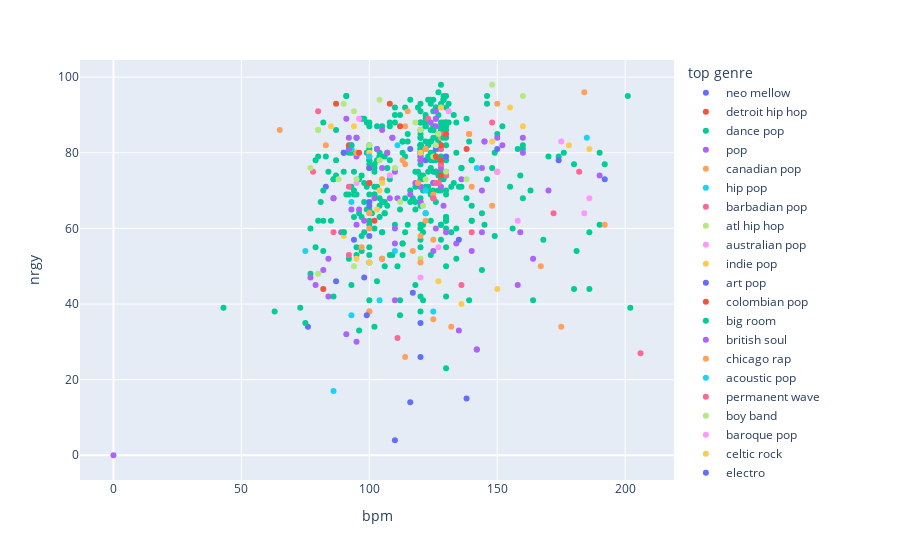

This figure's notebook cell:
### Code cell
fig = px.scatter(df, x='bpm', y='nrgy',color='top genre', hover_name='artist',hover_data=['title'])
fig.show()

### Figure 1 — Plotly figure (JSON) as saved in the notebook; plotly's stock layout.template omitted (floating-point values rounded to 4 significant figures; data arrays with more than 128 entries replaced by an {"elided": "..."} marker saying what was removed)
{"data": [{"customdata": [["Hey, Soul Sister"], ["All of Me"], ["Wings"], ["Say Something"], ["Not About Angels"], ["Tee Shirt - Soundtrack Version"], ["Words as Weapons"], ["Keeping Your Head Up"], ["Start"]], "hovertemplate": "<b>%{hovertext}</b><br><br>top genre=neo mellow<br>bpm=%{x}<br>nrgy=%{y}<br>title=%{customdata[0]}<extra></extra>", "hovertext": ["Train", "John Legend", "Birdy", "A Great Big World", "Birdy", "Birdy", "Birdy", "Birdy", "John Legend"], "legendgroup": "neo mellow", "marker": {"color": "#636efa", "symbol": "circle"}, "mode": "markers", "name": "neo mellow", "orientation": "v", "showlegend": true, "type": "scatter", "x": [97, 120, 83, 138, 116, 76, 120, 122, 110], "xaxis": "x", "y": [89, 26, 71, 15, 14, 34, 35, 78, 4], "yaxis": "y"}, {"customdata": [["Love The Way You Lie"], ["Walk On Water (feat. Beyonc�)"]], "hovertemplate": "<b>%{hovertext}</b><br><br>top genre=detroit hip hop<br>bpm=%{x}<br>nrgy=%{y}<br>title=%{customdata[0]}<extra></extra>", "hovertext": ["Eminem", "Eminem"], "legendgroup": "detroit hip hop", "marker": {"color": "#EF553B", "symbol": "circle"}, "mode": "markers", "name": "detroit hip hop", "orientation": "v", "showlegend": true, "type": "scatter", "x": [87, 82], "xaxis": "x", "y": [93, 44], "yaxis": "y"}, {"customdata": {"elided": "327x1 str values"}, "hovertemplate": "<b>%{hovertext}</b><br><br>top genre=dance pop<br>bpm=%{x}<br>nrgy=%{y}<br>title=%{customdata[0]}<extra></extra>", "hovertext": {"elided": "327 str values"}, "legendgroup": "dance pop", "marker": {"color": "#00cc96", "symbol": "circle"}, "mode": "markers", "name": "dance pop", "orientation": "v", "showlegend": true, "type": "scatter", "x": {"elided": "327 int values"}, "xaxis": "x", "y": {"elided": "327 int values"}, "yaxis": "y"}, {"customdata": [["Just the Way You Are"], ["Marry You"], ["Misery"], ["Just the Way You Are"], ["Moves Like Jagger - Studio Recording From The Voice Performance"], ["Grenade"], ["Marry You"], ["Locked Out of Heaven"], ["Payphone"], ["I Knew You Were Trouble."], ["We Are Never Ever Getting Back Together"], ["One More Night"], ["Good Time"], ["It Will Rain"], ["Impossible"], ["We Are Never Ever Getting Back Together"], ["Beneath Your Beautiful"], ["Daylight"], ["Love Somebody"], ["Stay With Me"], ["Rude"], ["Shake It Off"], ["Maps"], ["Treasure"], ["Love Me Again"], ["Love Never Felt So Good"], ["Gorilla"], ["Young Girls"], ["Thinking out Loud"], ["I'm Not The Only One"], ["Sugar"], ["Animals"], ["Don't"], ["Sing"], ["Sugar"], ["Bloodstream"], ["Out Of The Woods"], ["Shape of You"], ["That's What I Like"], ["Cold (feat. Future)"], ["Bodak Yellow"], ["24K Magic"], ["I Like It"], ["What Lovers Do (feat. SZA)"], ["Finesse - Remix; feat. Cardi B"], ["Perfect Duet (Ed Sheeran & Beyonc�)"], ["Look What You Made Me Do"], ["End Game"], ["Wait"], ["...Ready For It? - BloodPop� Remix"], ["Drip (feat. Migos)"], ["Memories"], ["Someone You Loved"], ["How Do You Sleep?"], ["South of the Border (feat. Camila Cabello & Cardi B)"], ["Beautiful People (feat. Khalid)"], ["I Don't Care (with Justin Bieber)"], ["Girls Like You (feat. Cardi B)"], ["Antisocial (with Travis Scott)"], ["Cross Me (feat. Chance the Rapper & PnB Rock)"]], "hovertemplate": "<b>%{hovertext}</b><br><br>top genre=pop<br>bpm=%{x}<br>nrgy=%{y}<br>title=%{customdata[0]}<extra></extra>", "hovertext": ["Bruno Mars", "Bruno Mars", "Maroon 5", "Bruno Mars", "Maroon 5", "Bruno Mars", "Bruno Mars", "Bruno Mars", "Maroon 5", "Taylor Swift", "Taylor Swift", "Maroon 5", "Owl City", "Bruno Mars", "James Arthur", "Taylor Swift", "Labrinth", "Maroon 5", "Maroon 5", "Sam Smith", "MAGIC!", "Taylor Swift", "Maroon 5", "Bruno Mars", "John Newman", "Michael Jackson", "Bruno Mars", "Bruno Mars", "Ed Sheeran", "Sam Smith", "Maroon 5", "Maroon 5", "Ed Sheeran", "Ed Sheeran", "Maroon 5", "Ed Sheeran", "Taylor Swift", "Ed Sheeran", "Bruno Mars", "Maroon 5", "Cardi B", "Bruno Mars", "Cardi B", "Maroon 5", "Bruno Mars", "Ed Sheeran", "Taylor Swift", "Taylor Swift", "Maroon 5", "Taylor Swift", "Cardi B", "Maroon 5", "Lewis Capaldi", "Sam Smith", "Ed Sheeran", "Ed Sheeran", "Ed Sheeran", "Maroon 5", "Ed Sheeran", "Ed Sheeran"], "legendgroup": "pop", "marker": {"color": "#ab63fa", "symbol": "circle"}, "mode": "markers", "name": "pop", "orientation": "v", "showlegend": true, "type": "scatter", "x": [109, 145, 103, 109, 128, 110, 145, 144, 110, 77, 86, 93, 126, 150, 170, 86, 84, 120, 120, 84, 144, 160, 120, 116, 126, 118, 140, 126, 79, 82, 120, 190, 95, 120, 120, 89, 92, 96, 134, 100, 125, 107, 136, 110, 105, 95, 128, 159, 126, 160, 130, 91, 110, 111, 98, 93, 102, 125, 152, 95], "xaxis": "x", "y": [84, 83, 81, 84, 76, 56, 83, 70, 75, 47, 68, 82, 87, 84, 70, 68, 52, 67, 78, 42, 76, 80, 71, 69, 89, 72, 54, 75, 45, 49, 79, 74, 61, 67, 79, 59, 84, 65, 56, 72, 72, 80, 73, 60, 86, 30, 71, 59, 60, 84, 59, 32, 41, 68, 62, 65, 68, 54, 82, 79], "yaxis": "y"}, {"customdata": [["Baby"], ["What the Hell"], ["Call Me Maybe"], ["Beauty And A Beat"], ["Boyfriend"], ["Rock N Roll"], ["Heartbreaker"], ["Love Yourself"], ["Sorry"], ["What Do You Mean?"], ["Stitches"], ["Company"], ["I'll Show You"], ["The Feeling"], ["I Really Like You"], ["What Do You Mean? - Acoustic"], ["Mark My Words"], ["Been You"], ["Love Yourself"], ["Stitches"], ["Company"], ["Don't Be A Fool"], ["Run Away With Me"], ["I Know What You Did Last Summer"], ["Higher"], ["Treat You Better"], ["Mercy"], ["Cut To The Feeling"], ["There's Nothing Holdin' Me Back"], ["In My Blood"], ["Friends (with BloodPop�)"], ["Youth (feat. Khalid)"], ["Nervous"], ["Se�orita"]], "hovertemplate": "<b>%{hovertext}</b><br><br>top genre=canadian pop<br>bpm=%{x}<br>nrgy=%{y}<br>title=%{customdata[0]}<extra></extra>", "hovertext": ["Justin Bieber", "Avril Lavigne", "Carly Rae Jepsen", "Justin Bieber", "Justin Bieber", "Avril Lavigne", "Justin Bieber", "Justin Bieber", "Justin Bieber", "Justin Bieber", "Shawn Mendes", "Justin Bieber", "Justin Bieber", "Justin Bieber", "Carly Rae Jepsen", "Justin Bieber", "Justin Bieber", "Justin Bieber", "Justin Bieber", "Shawn Mendes", "Justin Bieber", "Shawn Mendes", "Carly Rae Jepsen", "Shawn Mendes", "Carly Rae Jepsen", "Shawn Mendes", "Shawn Mendes", "Carly Rae Jepsen", "Shawn Mendes", "Shawn Mendes", "Justin Bieber", "Shawn Mendes", "Shawn Mendes", "Shawn Mendes"], "legendgroup": "canadian pop", "marker": {"color": "#FFA15A", "symbol": "circle"}, "mode": "markers", "name": "canadian pop", "orientation": "v", "showlegend": true, "type": "scatter", "x": [65, 150, 120, 128, 97, 184, 105, 100, 100, 125, 150, 95, 192, 127, 122, 125, 114, 113, 100, 150, 95, 175, 119, 114, 114, 83, 148, 115, 122, 140, 105, 100, 122, 117], "xaxis": "x", "y": [86, 93, 58, 84, 55, 96, 52, 38, 76, 57, 75, 80, 61, 81, 81, 36, 26, 78, 38, 75, 80, 34, 72, 77, 87, 82, 66, 91, 81, 71, 73, 60, 62, 54], "yaxis": "y"}, {"customdata": [["Empire State of Mind (Part II) Broken Down"], ["Try Sleeping with a Broken Heart"], ["Doesn't Mean Anything"], ["Girl On Fire (feat. Nicki Minaj) - Inferno Version"], ["It's On Again - Main Soundtrack"], ["We Are Here"]], "hovertemplate": "<b>%{hovertext}</b><br><br>top genre=hip pop<br>bpm=%{x}<br>nrgy=%{y}<br>title=%{customdata[0]}<extra></extra>", "hovertext": ["Alicia Keys", "Alicia Keys", "Alicia Keys", "Alicia Keys", "Alicia Keys", "Alicia Keys"], "legendgroup": "hip pop", "marker": {"color": "#19d3f3", "symbol": "circle"}, "mode": "markers", "name": "hip pop", "orientation": "v", "showlegend": true, "type": "scatter", "x": [93, 111, 104, 93, 110, 93], "xaxis": "x", "y": [37, 82, 41, 81, 54, 67], "yaxis": "y"}, {"customdata": [["Only Girl (In The World)"], ["Hard"], ["What's My Name?"], ["We Found Love"], ["Cheers (Drink To That)"], ["S&M Remix"], ["Where Have You Been"], ["Diamonds"], ["You Da One"], ["Right Now - Dyro Radio Edit"], ["FourFiveSeconds"], ["American Oxygen"], ["Needed Me"], ["Work"], ["Love On The Brain"]], "hovertemplate": "<b>%{hovertext}</b><br><br>top genre=barbadian pop<br>bpm=%{x}<br>nrgy=%{y}<br>title=%{customdata[0]}<extra></extra>", "hovertext": ["Rihanna", "Rihanna", "Rihanna", "Rihanna", "Rihanna", "Rihanna", "Rihanna", "Rihanna", "Rihanna", "Rihanna", "Rihanna", "Rihanna", "Rihanna", "Rihanna", "Rihanna"], "legendgroup": "barbadian pop", "marker": {"color": "#FF6692", "symbol": "circle"}, "mode": "markers", "name": "barbadian pop", "orientation": "v", "showlegend": true, "type": "scatter", "x": [126, 182, 100, 128, 80, 128, 128, 92, 127, 130, 206, 78, 111, 92, 172], "xaxis": "x", "y": [72, 75, 79, 77, 91, 81, 85, 71, 72, 74, 27, 75, 31, 53, 64], "yaxis": "y"}, {"customdata": [["OMG (feat. will.i.am)"], ["DJ Got Us Fallin' In Love (feat. Pitbull)"], ["Castle Walls (feat. Christina Aguilera)"], ["Castle Walls (feat. Christina Aguilera)"], ["Freak"]], "hovertemplate": "<b>%{hovertext}</b><br><br>top genre=atl hip hop<br>bpm=%{x}<br>nrgy=%{y}<br>title=%{customdata[0]}<extra></extra>", "hovertext": ["Usher", "Usher", "T.I.", "T.I.", "Kelly Rowland"], "legendgroup": "atl hip hop", "marker": {"color": "#B6E880", "symbol": "circle"}, "mode": "markers", "name": "atl hip hop", "orientation": "v", "showlegend": true, "type": "scatter", "x": [130, 120, 80, 80, 104], "xaxis": "x", "y": [75, 86, 86, 86, 78], "yaxis": "y"}, {"customdata": [["Whataya Want from Me"], ["If I Had You"], ["Price Tag"], ["Domino"], ["Bang Bang"]], "hovertemplate": "<b>%{hovertext}</b><br><br>top genre=australian pop<br>bpm=%{x}<br>nrgy=%{y}<br>title=%{customdata[0]}<extra></extra>", "hovertext": ["Adam Lambert", "Adam Lambert", "Jessie J", "Jessie J", "Jessie J"], "legendgroup": "australian pop", "marker": {"color": "#FF97FF", "symbol": "circle"}, "mode": "markers", "name": "australian pop", "orientation": "v", "showlegend": true, "type": "scatter", "x": [186, 131, 175, 127, 150], "xaxis": "x", "y": [68, 91, 83, 55, 75], "yaxis": "y"}, {"customdata": [["Animal"], ["Everybody Talks"]], "hovertemplate": "<b>%{hovertext}</b><br><br>top genre=indie pop<br>bpm=%{x}<br>nrgy=%{y}<br>title=%{customdata[0]}<extra></extra>", "hovertext": ["Neon Trees", "Neon Trees"], "legendgroup": "indie pop", "marker": {"color": "#FECB52", "symbol": "circle"}, "mode": "markers", "name": "indie pop", "orientation": "v", "showlegend": true, "type": "scatter", "x": [148, 155], "xaxis": "x", "y": [83, 92], "yaxis": "y"}, {"customdata": [["Dog Days Are Over"], ["Summertime Sadness (Lana Del Rey Vs. Cedric Gervais) - Cedric Gervais Remix"], ["Team"], ["St Jude"], ["Wish That You Were Here - From �Miss Peregrine�s Home for Peculiar Children� Original Motion Picture"], ["Love"], ["Summer Bummer (feat. A$AP Rocky & Playboi Carti)"], ["Lust for Life (with The Weeknd)"]], "hovertemplate": "<b>%{hovertext}</b><br><br>top genre=art pop<br>bpm=%{x}<br>nrgy=%{y}<br>title=%{customdata[0]}<extra></extra>", "hovertext": ["Florence + The Machine", "Lana Del Rey", "Lorde", "Florence + The Machine", "Florence + The Machine", "Lana Del Rey", "Lana Del Rey", "Lana Del Rey"], "legendgroup": "art pop", "marker": {"color": "#636efa", "symbol": "circle"}, "mode": "markers", "name": "art pop", "orientation": "v", "showlegend": true, "type": "scatter", "x": [150, 126, 100, 117, 94, 99, 135, 100], "xaxis": "x", "y": [81, 81, 58, 43, 57, 37, 57, 67], "yaxis": "y"}, {"customdata": [["Loca"], ["Can't Remember to Forget You (feat. Rihanna)"], ["La La La (Brasil 2014) (feat. Carlinhos Brown)"]], "hovertemplate": "<b>%{hovertext}</b><br><br>top genre=colombian pop<br>bpm=%{x}<br>nrgy=%{y}<br>title=%{customdata[0]}<extra></extra>", "hovertext": ["Shakira", "Shakira", "Shakira"], "legendgroup": "colombian pop", "marker": {"color": "#EF553B", "symbol": "circle"}, "mode": "markers", "name": "colombian pop", "orientation": "v", "showlegend": true, "type": "scatter", "x": [112, 138, 128], "xaxis": "x", "y": [87, 81, 82], "yaxis": "y"}, {"customdata": [["Hello"], ["Wake Me Up"], ["Don't You Worry Child - Radio Edit"], ["Hey Brother"], ["Broken Arrows"], ["Heroes (we could be)"], ["In the Name of Love"], ["There for You"], ["Rich Boy"], ["All Around The World (La La La)"]], "hovertemplate": "<b>%{hovertext}</b><br><br>top genre=big room<br>bpm=%{x}<br>nrgy=%{y}<br>title=%{customdata[0]}<extra></extra>", "hovertext": ["Martin Solveig", "Avicii", "Swedish House Mafia", "Avicii", "Avicii", "Alesso", "Martin Garrix", "Martin Garrix", "Galantis", "R3HAB"], "legendgroup": "big room", "marker": {"color": "#00cc96", "symbol": "circle"}, "mode": "markers", "name": "big room", "orientation": "v", "showlegend": true, "type": "scatter", "x": [128, 124, 129, 125, 116, 126, 134, 106, 110, 125], "xaxis": "x", "y": [98, 78, 84, 78, 67, 75, 52, 64, 90, 86], "yaxis": "y"}, {"customdata": [["Someone Like You"], ["Rolling in the Deep"], ["Set Fire to the Rain"], ["Hello"], ["Only Love Can Hurt Like This"], ["All I Ask"], ["Send My Love (To Your New Lover)"], ["When We Were Young"], ["Million Years Ago"], ["All I Ask"], ["Water Under the Bridge"]], "hovertemplate": "<b>%{hovertext}</b><br><br>top genre=british soul<br>bpm=%{x}<br>nrgy=%{y}<br>title=%{customdata[0]}<extra></extra>", "hovertext": ["Adele", "Adele", "Adele", "Adele", "Paloma Faith", "Adele", "Adele", "Adele", "Adele", "Adele", "Adele"], "legendgroup": "british soul", "marker": {"color": "#ab63fa", "symbol": "circle"}, "mode": "markers", "name": "british soul", "orientation": "v", "showlegend": true, "type": "scatter", "x": [135, 105, 108, 158, 91, 142, 164, 144, 0, 142, 95], "xaxis": "x", "y": [33, 76, 68, 45, 89, 28, 52, 59, 0, 28, 84], "yaxis": "y"}, {"customdata": [["Monster"]], "hovertemplate": "<b>%{hovertext}</b><br><br>top genre=chicago rap<br>bpm=%{x}<br>nrgy=%{y}<br>title=%{customdata[0]}<extra></extra>", "hovertext": ["Kanye West"], "legendgroup": "chicago rap", "marker": {"color": "#FFA15A", "symbol": "circle"}, "mode": "markers", "name": "chicago rap", "orientation": "v", "showlegend": true, "type": "scatter", "x": [125], "xaxis": "x", "y": [69], "yaxis": "y"}, {"customdata": [["Turning Page"], ["Brave"]], "hovertemplate": "<b>%{hovertext}</b><br><br>top genre=acoustic pop<br>bpm=%{x}<br>nrgy=%{y}<br>title=%{customdata[0]}<extra></extra>", "hovertext": ["Sleeping At Last", "Sara Bareilles"], "legendgroup": "acoustic pop", "marker": {"color": "#19d3f3", "symbol": "circle"}, "mode": "markers", "name": "acoustic pop", "orientation": "v", "showlegend": true, "type": "scatter", "x": [125, 185], "xaxis": "x", "y": [38, 84], "yaxis": "y"}, {"customdata": [["Paradise"], ["Atlas - From �The Hunger Games: Catching Fire� Soundtrack"], ["A Sky Full of Stars"], ["A L I E N S"]], "hovertemplate": "<b>%{hovertext}</b><br><br>top genre=permanent wave<br>bpm=%{x}<br>nrgy=%{y}<br>title=%{customdata[0]}<extra></extra>", "hovertext": ["Coldplay", "Coldplay", "Coldplay", "Coldplay"], "legendgroup": "permanent wave", "marker": {"color": "#FF6692", "symbol": "circle"}, "mode": "markers", "name": "permanent wave", "orientation": "v", "showlegend": true, "type": "scatter", "x": [140, 136, 125, 148], "xaxis": "x", "y": [59, 45, 68, 88], "yaxis": "y"}, {"customdata": [["What Makes You Beautiful"], ["Glad You Came"], ["Story of My Life"], ["Best Song Ever"], ["Kiss You"], ["Walks Like Rihanna"], ["We Own The Night"], ["Pom Poms"], ["She Looks So Perfect"], ["Night Changes"], ["Perfect"], ["Steal My Girl"], ["Reggaet�n Lento (Remix)"], ["Only Human"], ["Sucker"]], "hovertemplate": "<b>%{hovertext}</b><br><br>top genre=boy band<br>bpm=%{x}<br>nrgy=%{y}<br>title=%{customdata[0]}<extra></extra>", "hovertext": ["One Direction", "The Wanted", "One Direction", "One Direction", "One Direction", "The Wanted", "The Wanted", "Jonas Brothers", "5 Seconds of Summer", "One Direction", "One Direction", "One Direction", "CNCO", "Jonas Brothers", "Jonas Brothers"], "legendgroup": "boy band", "marker": {"color": "#B6E880", "symbol": "circle"}, "mode": "markers", "name": "boy band", "orientation": "v", "showlegend": true, "type": "scatter", "x": [125, 127, 121, 118, 90, 126, 104, 148, 160, 120, 100, 77, 94, 94, 138], "xaxis": "x", "y": [79, 85, 66, 88, 93, 82, 94, 98, 95, 52, 82, 76, 91, 50, 73], "yaxis": "y"}, {"customdata": [["Some Nights"], ["We Are Young (feat. Janelle Mon�e)"]], "hovertemplate": "<b>%{hovertext}</b><br><br>top genre=baroque pop<br>bpm=%{x}<br>nrgy=%{y}<br>title=%{customdata[0]}<extra></extra>", "hovertext": ["fun.", "fun."], "legendgroup": "baroque pop", "marker": {"color": "#FF97FF", "symbol": "circle"}, "mode": "markers", "name": "baroque pop", "orientation": "v", "showlegend": true, "type": "scatter", "x": [108, 184], "xaxis": "x", "y": [74, 64], "yaxis": "y"}, {"customdata": [["Hall of Fame"]], "hovertemplate": "<b>%{hovertext}</b><br><br>top genre=celtic rock<br>bpm=%{x}<br>nrgy=%{y}<br>title=%{customdata[0]}<extra></extra>", "hovertext": ["The Script"], "legendgroup": "celtic rock", "marker": {"color": "#FECB52", "symbol": "circle"}, "mode": "markers", "name": "celtic rock", "orientation": "v", "showlegend": true, "type": "scatter", "x": [85], "xaxis": "x", "y": [87], "yaxis": "y"}, {"customdata": [["Get Lucky (feat. Pharrell Williams & Nile Rodgers) - Radio Edit"], ["Lose Yourself to Dance"]], "hovertemplate": "<b>%{hovertext}</b><br><br>top genre=electro<br>bpm=%{x}<br>nrgy=%{y}<br>title=%{customdata[0]}<extra></extra>", "hovertext": ["Daft Punk", "Daft Punk"], "legendgroup": "electro", "marker": {"color": "#636efa", "symbol": "circle"}, "mode": "markers", "name": "electro", "orientation": "v", "showlegend": true, "type": "scatter", "x": [116, 100], "xaxis": "x", "y": [81, 66], "yaxis": "y"}, {"customdata": [["Clarity"], ["Stay The Night - Featuring Hayley Williams Of Paramore"], ["I Want You To Know"], ["True Colors"], ["Stay"], ["Get Low (with Liam Payne)"]], "hovertemplate": "<b>%{hovertext}</b><br><br>top genre=complextro<br>bpm=%{x}<br>nrgy=%{y}<br>title=%{customdata[0]}<extra></extra>", "hovertext": ["Zedd", "Zedd", "Zedd", "Zedd", "Zedd", "Zedd"], "legendgroup": "complextro", "marker": {"color": "#EF553B", "symbol": "circle"}, "mode": "markers", "name": "complextro", "orientation": "v", "showlegend": true, "type": "scatter", "x": [128, 128, 130, 126, 102, 108], "xaxis": "x", "y": [78, 74, 85, 79, 62, 93], "yaxis": "y"}, {"customdata": [["Hold On, We're Going Home"], ["Too Good"]], "hovertemplate": "<b>%{hovertext}</b><br><br>top genre=canadian hip hop<br>bpm=%{x}<br>nrgy=%{y}<br>title=%{customdata[0]}<extra></extra>", "hovertext": ["Drake", "Drake"], "legendgroup": "canadian hip hop", "marker": {"color": "#00cc96", "symbol": "circle"}, "mode": "markers", "name": "canadian hip hop", "orientation": "v", "showlegend": true, "type": "scatter", "x": [100, 118], "xaxis": "x", "y": [41, 65], "yaxis": "y"}, {"customdata": [["I Love It (feat. Charli XCX)"], ["Boom Clap - From the Motion Picture Das Schicksal ist ein mieser Verr�ter"]], "hovertemplate": "<b>%{hovertext}</b><br><br>top genre=candy pop<br>bpm=%{x}<br>nrgy=%{y}<br>title=%{customdata[0]}<extra></extra>", "hovertext": ["Icona Pop", "Charli XCX"], "legendgroup": "candy pop", "marker": {"color": "#ab63fa", "symbol": "circle"}, "mode": "markers", "name": "candy pop", "orientation": "v", "showlegend": true, "type": "scatter", "x": [126, 92], "xaxis": "x", "y": [91, 81], "yaxis": "y"}, {"customdata": [["Foolish Games"]], "hovertemplate": "<b>%{hovertext}</b><br><br>top genre=alaska indie<br>bpm=%{x}<br>nrgy=%{y}<br>title=%{customdata[0]}<extra></extra>", "hovertext": ["Jewel"], "legendgroup": "alaska indie", "marker": {"color": "#FFA15A", "symbol": "circle"}, "mode": "markers", "name": "alaska indie", "orientation": "v", "showlegend": true, "type": "scatter", "x": [132], "xaxis": "x", "y": [34], "yaxis": "y"}, {"customdata": [["Let Her Go"], ["Beautiful Birds (feat. Birdy)"]], "hovertemplate": "<b>%{hovertext}</b><br><br>top genre=folk-pop<br>bpm=%{x}<br>nrgy=%{y}<br>title=%{customdata[0]}<extra></extra>", "hovertext": ["Passenger", "Passenger"], "legendgroup": "folk-pop", "marker": {"color": "#19d3f3", "symbol": "circle"}, "mode": "markers", "name": "folk-pop", "orientation": "v", "showlegend": true, "type": "scatter", "x": [75, 86], "xaxis": "x", "y": [54, 17], "yaxis": "y"}, {"customdata": [["Pompeii"]], "hovertemplate": "<b>%{hovertext}</b><br><br>top genre=metropopolis<br>bpm=%{x}<br>nrgy=%{y}<br>title=%{customdata[0]}<extra></extra>", "hovertext": ["Bastille"], "legendgroup": "metropopolis", "marker": {"color": "#FF6692", "symbol": "circle"}, "mode": "markers", "name": "metropopolis", "orientation": "v", "showlegend": true, "type": "scatter", "x": [127], "xaxis": "x", "y": [72], "yaxis": "y"}, {"customdata": [["Latch"]], "hovertemplate": "<b>%{hovertext}</b><br><br>top genre=house<br>bpm=%{x}<br>nrgy=%{y}<br>title=%{customdata[0]}<extra></extra>", "hovertext": ["Disclosure"], "legendgroup": "house", "marker": {"color": "#B6E880", "symbol": "circle"}, "mode": "markers", "name": "house", "orientation": "v", "showlegend": true, "type": "scatter", "x": [122], "xaxis": "x", "y": [73], "yaxis": "y"}, {"customdata": [["Fancy"]], "hovertemplate": "<b>%{hovertext}</b><br><br>top genre=australian hip hop<br>bpm=%{x}<br>nrgy=%{y}<br>title=%{customdata[0]}<extra></extra>", "hovertext": ["Iggy Azalea"], "legendgroup": "australian hip hop", "marker": {"color": "#FF97FF", "symbol": "circle"}, "mode": "markers", "name": "australian hip hop", "orientation": "v", "showlegend": true, "type": "scatter", "x": [95], "xaxis": "x", "y": [72], "yaxis": "y"}, {"customdata": [["#SELFIE"], ["Don't Let Me Down"], ["Electric Love"], ["Roses"], ["All We Know"], ["Closer"], ["Something Just Like This"], ["Paris"], ["Sick Boy"], ["Trampoline (with ZAYN)"], ["Takeaway"], ["Call You Mine"], ["Kills You Slowly"]], "hovertemplate": "<b>%{hovertext}</b><br><br>top genre=electropop<br>bpm=%{x}<br>nrgy=%{y}<br>title=%{customdata[0]}<extra></extra>", "hovertext": ["The Chainsmokers", "The Chainsmokers", "B�RNS", "The Chainsmokers", "The Chainsmokers", "The Chainsmokers", "The Chainsmokers", "The Chainsmokers", "The Chainsmokers", "SHAED", "The Chainsmokers", "The Chainsmokers", "The Chainsmokers"], "legendgroup": "electropop", "marker": {"color": "#FECB52", "symbol": "circle"}, "mode": "markers", "name": "electropop", "orientation": "v", "showlegend": true, "type": "scatter", "x": [128, 160, 120, 100, 90, 95, 103, 100, 90, 127, 100, 104, 150], "xaxis": "x", "y": [92, 87, 80, 80, 59, 52, 65, 64, 58, 46, 51, 70, 44], "yaxis": "y"}, {"customdata": [["Chandelier"], ["Elastic Heart"], ["Alive"], ["Cheap Thrills"], ["The Greatest"], ["Free Me"]], "hovertemplate": "<b>%{hovertext}</b><br><br>top genre=australian dance<br>bpm=%{x}<br>nrgy=%{y}<br>title=%{customdata[0]}<extra></extra>", "hovertext": ["Sia", "Sia", "Sia", "Sia", "Sia", "Sia"], "legendgroup": "australian dance", "marker": {"color": "#636efa", "symbol": "circle"}, "mode": "markers", "name": "australian dance", "orientation": "v", "showlegend": true, "type": "scatter", "x": [174, 130, 100, 90, 192, 87], "xaxis": "x", "y": [78, 79, 76, 80, 73, 46], "yaxis": "y"}, {"customdata": [["Cannonball"]], "hovertemplate": "<b>%{hovertext}</b><br><br>top genre=hollywood<br>bpm=%{x}<br>nrgy=%{y}<br>title=%{customdata[0]}<extra></extra>", "hovertext": ["Lea Michele"], "legendgroup": "hollywood", "marker": {"color": "#EF553B", "symbol": "circle"}, "mode": "markers", "name": "hollywood", "orientation": "v", "showlegend": true, "type": "scatter", "x": [92], "xaxis": "x", "y": [82], "yaxis": "y"}, {"customdata": [["The Hills"], ["Earned It (Fifty Shades Of Grey) - From The \"Fifty Shades Of Grey\" Soundtrack"], ["Here"], ["The Hills"], ["Scars To Your Beautiful"], ["Here"], ["Starboy"], ["I Feel It Coming"], ["How Far I'll Go - From \"Moana\""]], "hovertemplate": "<b>%{hovertext}</b><br><br>top genre=canadian contemporary r&b<br>bpm=%{x}<br>nrgy=%{y}<br>title=%{customdata[0]}<extra></extra>", "hovertext": ["The Weeknd", "The Weeknd", "Alessia Cara", "The Weeknd", "Alessia Cara", "Alessia Cara", "The Weeknd", "The Weeknd", "Alessia Cara"], "legendgroup": "canadian contemporary r&b", "marker": {"color": "#00cc96", "symbol": "circle"}, "mode": "markers", "name": "canadian contemporary r&b", "orientation": "v", "showlegend": true, "type": "scatter", "x": [113, 120, 120, 113, 97, 120, 186, 93, 181], "xaxis": "x", "y": [56, 38, 82, 56, 74, 82, 59, 82, 54], "yaxis": "y"}, {"customdata": [["Take Me To Church"]], "hovertemplate": "<b>%{hovertext}</b><br><br>top genre=irish singer-songwriter<br>bpm=%{x}<br>nrgy=%{y}<br>title=%{customdata[0]}<extra></extra>", "hovertext": ["Hozier"], "legendgroup": "irish singer-songwriter", "marker": {"color": "#ab63fa", "symbol": "circle"}, "mode": "markers", "name": "irish singer-songwriter", "orientation": "v", "showlegend": true, "type": "scatter", "x": [129], "xaxis": "x", "y": [66], "yaxis": "y"}, {"customdata": [["Waves - Robin Schulz Radio Edit"], ["Runnin' (Lose It All)"], ["Runnin' (Lose It All)"]], "hovertemplate": "<b>%{hovertext}</b><br><br>top genre=tropical house<br>bpm=%{x}<br>nrgy=%{y}<br>title=%{customdata[0]}<extra></extra>", "hovertext": ["Mr. Probz", "Naughty Boy", "Naughty Boy"], "legendgroup": "tropical house", "marker": {"color": "#FFA15A", "symbol": "circle"}, "mode": "markers", "name": "tropical house", "orientation": "v", "showlegend": true, "type": "scatter", "x": [120, 139, 139], "xaxis": "x", "y": [51, 85, 85], "yaxis": "y"}, {"customdata": [["Reality - Radio Edit"], ["Reality (feat. Janieck Devy) - Radio Edit"]], "hovertemplate": "<b>%{hovertext}</b><br><br>top genre=belgian edm<br>bpm=%{x}<br>nrgy=%{y}<br>title=%{customdata[0]}<extra></extra>", "hovertext": ["Lost Frequencies", "Lost Frequencies"], "legendgroup": "belgian edm", "marker": {"color": "#19d3f3", "symbol": "circle"}, "mode": "markers", "name": "belgian edm", "orientation": "v", "showlegend": true, "type": "scatter", "x": [122, 122], "xaxis": "x", "y": [70, 64], "yaxis": "y"}, {"customdata": [["Prayer in C - Robin Schulz Radio Edit"]], "hovertemplate": "<b>%{hovertext}</b><br><br>top genre=french indie pop<br>bpm=%{x}<br>nrgy=%{y}<br>title=%{customdata[0]}<extra></extra>", "hovertext": ["Lilly Wood and The Prick"], "legendgroup": "french indie pop", "marker": {"color": "#FF6692", "symbol": "circle"}, "mode": "markers", "name": "french indie pop", "orientation": "v", "showlegend": true, "type": "scatter", "x": [123], "xaxis": "x", "y": [89], "yaxis": "y"}, {"customdata": [["See You Again (feat. Charlie Puth)"], ["Me, Myself & I"], ["Him & I (with Halsey)"], ["Lemon"]], "hovertemplate": "<b>%{hovertext}</b><br><br>top genre=hip hop<br>bpm=%{x}<br>nrgy=%{y}<br>title=%{customdata[0]}<extra></extra>", "hovertext": ["Wiz Khalifa", "G-Eazy", "G-Eazy", "N.E.R.D"], "legendgroup": "hip hop", "marker": {"color": "#B6E880", "symbol": "circle"}, "mode": "markers", "name": "hip hop", "orientation": "v", "showlegend": true, "type": "scatter", "x": [80, 112, 88, 95], "xaxis": "x", "y": [48, 67, 73, 73], "yaxis": "y"}, {"customdata": [["7 Years"]], "hovertemplate": "<b>%{hovertext}</b><br><br>top genre=danish pop<br>bpm=%{x}<br>nrgy=%{y}<br>title=%{customdata[0]}<extra></extra>", "hovertext": ["Lukas Graham"], "legendgroup": "danish pop", "marker": {"color": "#FF97FF", "symbol": "circle"}, "mode": "markers", "name": "danish pop", "orientation": "v", "showlegend": true, "type": "scatter", "x": [120], "xaxis": "x", "y": [47], "yaxis": "y"}, {"customdata": [["Picky - Remix"], ["Despacito - Remix"], ["Mi Gente (feat. Beyonc�)"], ["Con Calma - Remix"]], "hovertemplate": "<b>%{hovertext}</b><br><br>top genre=latin<br>bpm=%{x}<br>nrgy=%{y}<br>title=%{customdata[0]}<extra></extra>", "hovertext": ["Joey Montana", "Luis Fonsi", "J Balvin", "Daddy Yankee"], "legendgroup": "latin", "marker": {"color": "#FECB52", "symbol": "circle"}, "mode": "markers", "name": "latin", "orientation": "v", "showlegend": true, "type": "scatter", "x": [186, 178, 105, 94], "xaxis": "x", "y": [81, 82, 72, 87], "yaxis": "y"}, {"customdata": [["Behind Your Back"]], "hovertemplate": "<b>%{hovertext}</b><br><br>top genre=canadian latin<br>bpm=%{x}<br>nrgy=%{y}<br>title=%{customdata[0]}<extra></extra>", "hovertext": ["Nelly Furtado"], "legendgroup": "canadian latin", "marker": {"color": "#636efa", "symbol": "circle"}, "mode": "markers", "name": "canadian latin", "orientation": "v", "showlegend": true, "type": "scatter", "x": [98], "xaxis": "x", "y": [47], "yaxis": "y"}, {"customdata": [["Let Me Love You"], ["Taki Taki (feat. Selena Gomez, Ozuna & Cardi B)"]], "hovertemplate": "<b>%{hovertext}</b><br><br>top genre=electronic trap<br>bpm=%{x}<br>nrgy=%{y}<br>title=%{customdata[0]}<extra></extra>", "hovertext": ["DJ Snake", "DJ Snake"], "legendgroup": "electronic trap", "marker": {"color": "#EF553B", "symbol": "circle"}, "mode": "markers", "name": "electronic trap", "orientation": "v", "showlegend": true, "type": "scatter", "x": [100, 96], "xaxis": "x", "y": [72, 80], "yaxis": "y"}, {"customdata": [["It Ain't Me (with Selena Gomez)"], ["First Time"], ["Electricity (with Dua Lipa)"], ["First Time"], ["Higher Love"]], "hovertemplate": "<b>%{hovertext}</b><br><br>top genre=edm<br>bpm=%{x}<br>nrgy=%{y}<br>title=%{customdata[0]}<extra></extra>", "hovertext": ["Kygo", "Kygo", "Silk City", "Kygo", "Kygo"], "legendgroup": "edm", "marker": {"color": "#00cc96", "symbol": "circle"}, "mode": "markers", "name": "edm", "orientation": "v", "showlegend": true, "type": "scatter", "x": [100, 90, 118, 90, 104], "xaxis": "x", "y": [53, 59, 67, 59, 68], "yaxis": "y"}, {"customdata": [["Tired"]], "hovertemplate": "<b>%{hovertext}</b><br><br>top genre=electro house<br>bpm=%{x}<br>nrgy=%{y}<br>title=%{customdata[0]}<extra></extra>", "hovertext": ["Alan Walker"], "legendgroup": "electro house", "marker": {"color": "#ab63fa", "symbol": "circle"}, "mode": "markers", "name": "electro house", "orientation": "v", "showlegend": true, "type": "scatter", "x": [124], "xaxis": "x", "y": [88], "yaxis": "y"}, {"customdata": [["Love Incredible (feat. Camila Cabello)"], ["Miss You (with Major Lazer & Tory Lanez)"]], "hovertemplate": "<b>%{hovertext}</b><br><br>top genre=downtempo<br>bpm=%{x}<br>nrgy=%{y}<br>title=%{customdata[0]}<extra></extra>", "hovertext": ["Cashmere Cat", "Cashmere Cat"], "legendgroup": "downtempo", "marker": {"color": "#FFA15A", "symbol": "circle"}, "mode": "markers", "name": "downtempo", "orientation": "v", "showlegend": true, "type": "scatter", "x": [167, 100], "xaxis": "x", "y": [50, 64], "yaxis": "y"}, {"customdata": [["Silence"], ["Happier"]], "hovertemplate": "<b>%{hovertext}</b><br><br>top genre=brostep<br>bpm=%{x}<br>nrgy=%{y}<br>title=%{customdata[0]}<extra></extra>", "hovertext": ["Marshmello", "Marshmello"], "legendgroup": "brostep", "marker": {"color": "#19d3f3", "symbol": "circle"}, "mode": "markers", "name": "brostep", "orientation": "v", "showlegend": true, "type": "scatter", "x": [142, 100], "xaxis": "x", "y": [76, 79], "yaxis": "y"}, {"customdata": [["Tequila"]], "hovertemplate": "<b>%{hovertext}</b><br><br>top genre=contemporary country<br>bpm=%{x}<br>nrgy=%{y}<br>title=%{customdata[0]}<extra></extra>", "hovertext": ["Dan + Shay"], "legendgroup": "contemporary country", "marker": {"color": "#FF6692", "symbol": "circle"}, "mode": "markers", "name": "contemporary country", "orientation": "v", "showlegend": true, "type": "scatter", "x": [86], "xaxis": "x", "y": [59], "yaxis": "y"}, {"customdata": [["Boom Boom"]], "hovertemplate": "<b>%{hovertext}</b><br><br>top genre=moroccan pop<br>bpm=%{x}<br>nrgy=%{y}<br>title=%{customdata[0]}<extra></extra>", "hovertext": ["RedOne"], "legendgroup": "moroccan pop", "marker": {"color": "#B6E880", "symbol": "circle"}, "mode": "markers", "name": "moroccan pop", "orientation": "v", "showlegend": true, "type": "scatter", "x": [110], "xaxis": "x", "y": [76], "yaxis": "y"}, {"customdata": [["Truth Hurts"], ["Good as Hell (feat. Ariana Grande) - Remix"]], "hovertemplate": "<b>%{hovertext}</b><br><br>top genre=escape room<br>bpm=%{x}<br>nrgy=%{y}<br>title=%{customdata[0]}<extra></extra>", "hovertext": ["Lizzo", "Lizzo"], "legendgroup": "escape room", "marker": {"color": "#FF97FF", "symbol": "circle"}, "mode": "markers", "name": "escape room", "orientation": "v", "showlegend": true, "type": "scatter", "x": [158, 96], "xaxis": "x", "y": [62, 89], "yaxis": "y"}, {"customdata": [["Talk (feat. Disclosure)"]], "hovertemplate": "<b>%{hovertext}</b><br><br>top genre=alternative r&b<br>bpm=%{x}<br>nrgy=%{y}<br>title=%{customdata[0]}<extra></extra>", "hovertext": ["Khalid"], "legendgroup": "alternative r&b", "marker": {"color": "#FECB52", "symbol": "circle"}, "mode": "markers", "name": "alternative r&b", "orientation": "v", "showlegend": true, "type": "scatter", "x": [136], "xaxis": "x", "y": [40], "yaxis": "y"}], "layout": {"legend": {"title": {"text": "top genre"}, "tracegroupgap": 0}, "margin": {"t": 60}, "xaxis": {"anchor": "y", "domain": [0, 1], "title": {"text": "bpm"}}, "yaxis": {"anchor": "x", "domain": [0, 1], "title": {"text": "nrgy"}}}}
